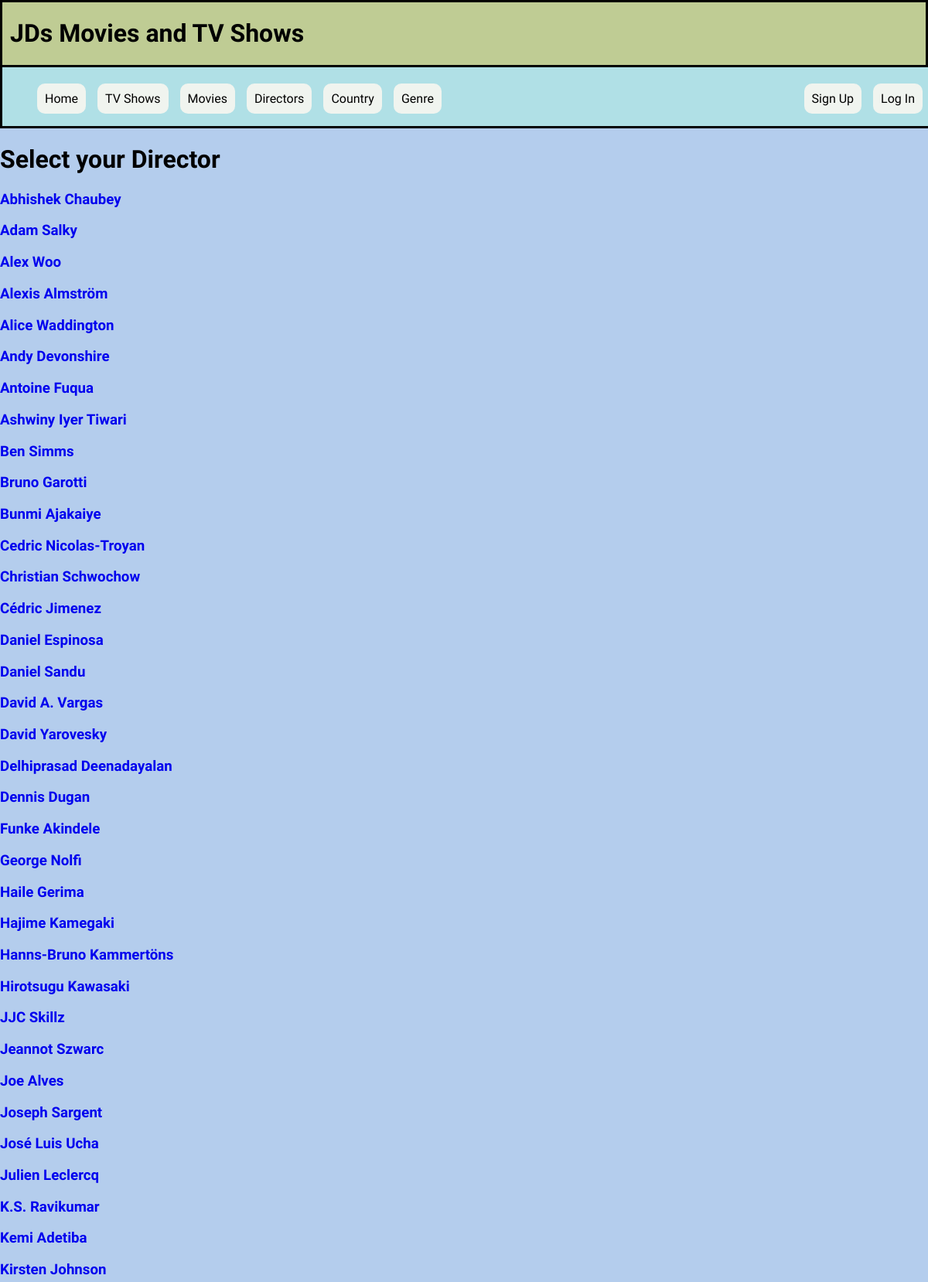
The page /Director_Select (upper part) on the database its author committed.
### tables this page shows
CREATE TABLE Director (Director_id INTEGER PRIMARY KEY NOT NULL, Directors TEXT);

### App.py (the view)
@app.route('/Director_Select')
def Director_Select():
    sql = '''SELECT Directors, Director_id FROM Director
    ORDER BY Directors ASC;'''
    results = query_db(sql)
    return render_template('Director_Select.html', results = results)

### App.py (called while the page is built)
def get_db():
    db = getattr(g, '_database', None)
    if db is None:
        db = g._database = sqlite3.connect(DATABASE)
    return db

@app.teardown_appcontext
def close_connection(exception):
    db = getattr(g, '_database', None)
    if db is not None:
        db.close()

def query_db(query, args=(), one=False, commit=False):
    db = get_db()
    cur = db.cursor()
    cur.execute(query, args)
    if commit:
        db.commit()
    rv =cur.fetchall()
    cur.close()
    return (rv[0] if rv else None) if one else rv

### templates/Director_Select.html
{% extends 'Header.html' %}
{% block start %}
    <h1> Select your Director</h1>
    {% for Director in results %}
        <a href="/Director/{{Director[1]}}">
            <div class="Selection">
                <h3>{{Director[0]}}</h3>
            </div>
        </a>
    {% endfor %}
{% endblock %}

### static/style.css (style rules this page uses)
body { margin: 0; background-color: #b4cded; font-family: "Oswald"; }
a { text-decoration: none; }

### rows shown on the page
Director: Directors "Abhishek Chaubey"
Director: Directors "Adam Salky"
Director: Directors "Alex Woo"
Director: Directors "Alexis Almström"
Director: Directors "Alice Waddington"
Director: Directors "Andy Devonshire"
Director: Directors "Antoine Fuqua"
Director: Directors "Ashwiny Iyer Tiwari"
Director: Directors "Ben Simms"
Director: Directors "Bruno Garotti"
Director: Directors "Bunmi Ajakaiye"
Director: Directors "Cedric Nicolas-Troyan"
Director: Directors "Christian Schwochow"
Director: Directors "Cédric Jimenez"
Director: Directors "Daniel Espinosa"
Director: Directors "Daniel Sandu"
Director: Directors "David A. Vargas"
Director: Directors "David Yarovesky"
Director: Directors "Delhiprasad Deenadayalan"
Director: Directors "Dennis Dugan"
Director: Directors "Funke Akindele"
Director: Directors "George Nolfi"
Director: Directors "Haile Gerima"
Director: Directors "Hajime Kamegaki"
Director: Directors "Hanns-Bruno Kammertöns"
Director: Directors "Hirotsugu Kawasaki"
Director: Directors "JJC Skillz"
Director: Directors "Jeannot Szwarc"
Director: Directors "Joe Alves"
Director: Directors "Joseph Sargent"
Director: Directors "José Luis Ucha"
Director: Directors "Julien Leclercq"
Director: Directors "K.S. Ravikumar"
Director: Directors "Kemi Adetiba"
Director: Directors "Kirsten Johnson"
